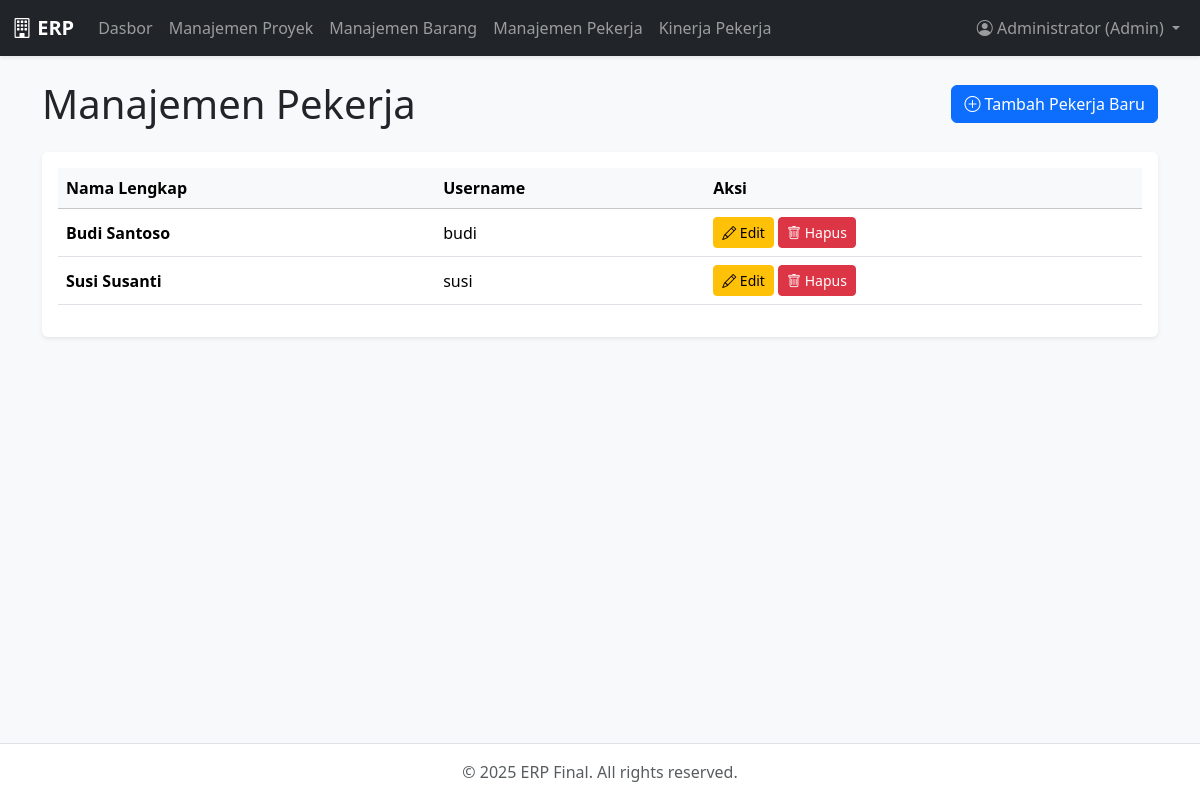
/admin/worker/index.php (signed in), run on the app's committed database.
### tables this page shows
CREATE TABLE users (
        id INTEGER PRIMARY KEY AUTOINCREMENT,
        username VARCHAR(50) UNIQUE NOT NULL,
        password VARCHAR(255) NOT NULL,
        nama_lengkap VARCHAR(100),
        role TEXT CHECK(role IN ('admin', 'pekerja')) NOT NULL
    );

### admin/worker/index.php (the view, shortened to what this page needs)
<?php
require_once __DIR__ . '/../../templates/header.php';
$workers = $db->query("SELECT id, username, nama_lengkap FROM users WHERE role = 'pekerja' ORDER BY nama_lengkap")->fetchAll();
?>
<main class="container mt-4">
    <div class="d-flex justify-content-between align-items-center mb-4">
        <h1 class="mb-0">Manajemen Pekerja</h1>
        <a href="manage.php" class="btn btn-primary"><i class="bi bi-plus-circle"></i> Tambah Pekerja Baru</a>
    </div>
    <div class="card shadow-sm">
        <div class="card-body">
            <div class="table-responsive">
                <table class="table table-hover align-middle">
                    <thead class="table-light">
                        <tr>
                            <th>Nama Lengkap</th>
                            <th>Username</th>
                            <th>Aksi</th>
                        </tr>
                    </thead>
                    <tbody>
                        <?php if (empty($workers)): ?>
                            <tr><td colspan="3" class="text-center">Belum ada data pekerja.</td></tr>
                        <?php else: ?>
                            <?php foreach ($workers as $worker): ?>
                            <tr>
                                <td><strong><?= htmlspecialchars($worker['nama_lengkap']) ?></strong></td>
                                <td><?= htmlspecialchars($worker['username']) ?></td>
                                <td>
                                    <a href="manage.php?id=<?= $worker['id'] ?>" class="btn btn-sm btn-warning"><i class="bi bi-pencil"></i> Edit</a>
                                    <a href="delete.php?id=<?= $worker['id'] ?>" class="btn btn-sm btn-danger" onclick="return confirm('Apakah Anda yakin ingin menghapus pekerja ini? Tugas yang terkait dengannya tidak akan terhapus.')"><i class="bi bi-trash"></i> Hapus</a>
                                </td>
                            </tr>
                            <?php endforeach; ?>
                        <?php endif; ?>
                    </tbody>
                </table>
            </div>
        </div>
    </div>
</main>
<?php
require_once __DIR__ . '/../../templates/footer.php';
?>

### style.css (style rules this page uses)
body { background-color: #f0f2f5; }
.card { border: none; }

### data on the page
users: nama_lengkap "Budi Santoso", username "budi"
users: nama_lengkap "Susi Susanti", username "susi"

### other printed values
$_SESSION['user_name'] "Administrator"
$_SESSION['user_role'] "Admin"
